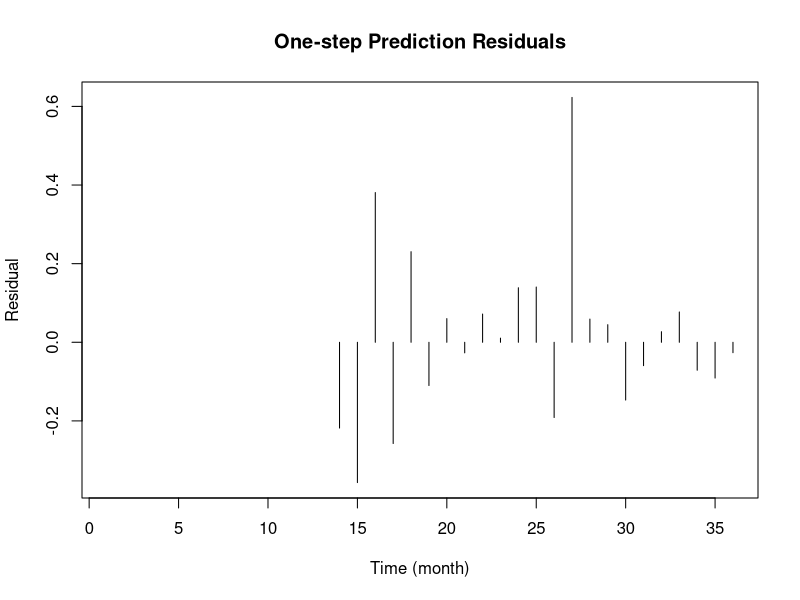
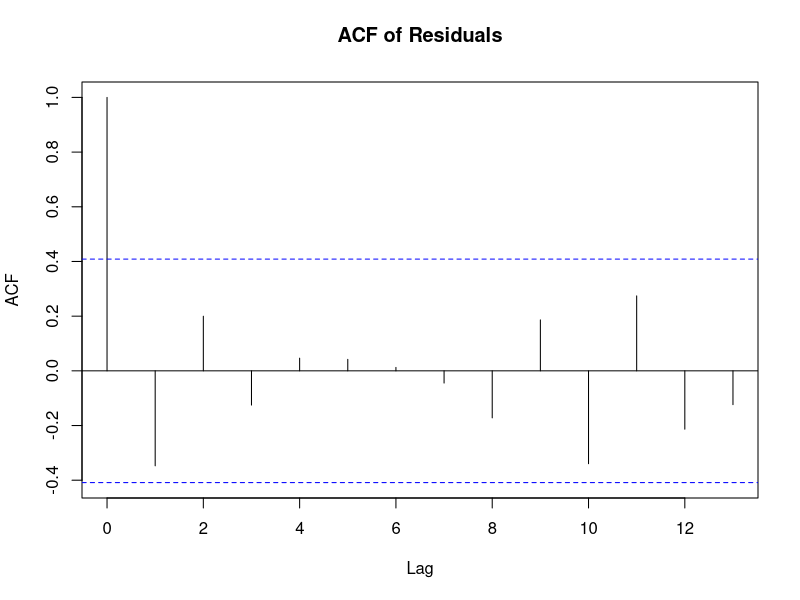
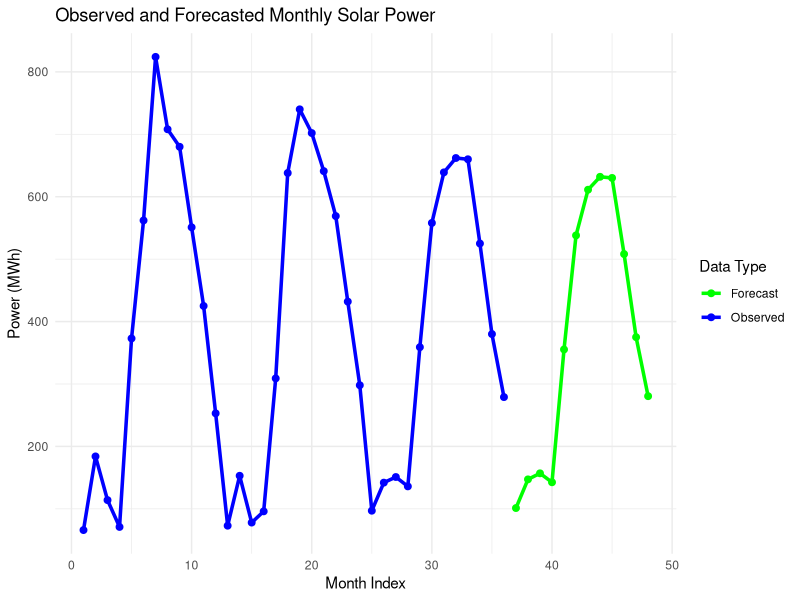
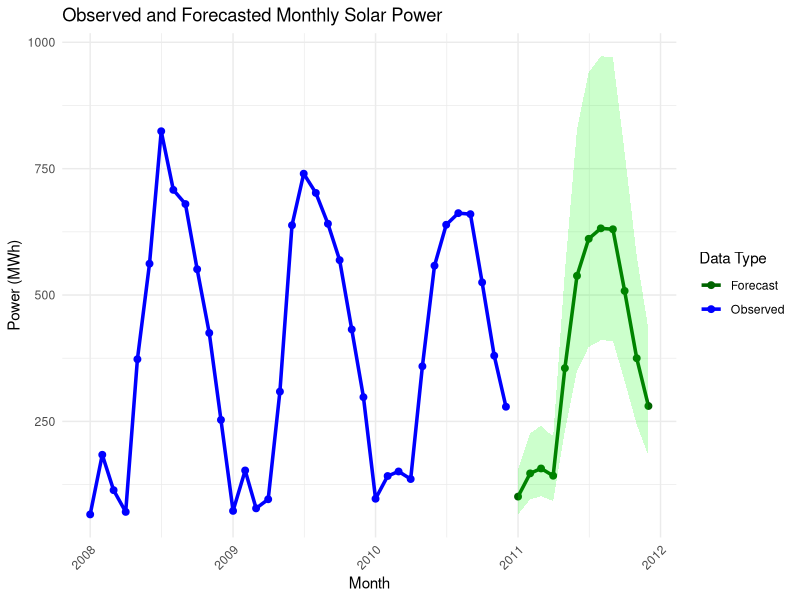

The R script that drew these images, in order:
# Set working directory and load data
setwd("C:/Users/sofie/OneDrive/Time Series Analysis/02147/Assignment 3")
D <- read.csv("datasolar.csv")

# Define model parameters
phi1 <- -0.38
Phi1 <- -0.94
mu <- 5.72
sigma <- 0.22

# Compute X_t = log(Y_t) - mu
D$X <- log(D$power) - mu

# Preallocate residual vector
residuals <- rep(NA, nrow(D))

# Loop over valid time steps: t = 13 to 35 → residuals for t+1 = 14 to 36
for (t in 13:(nrow(D) - 1)) {
  X_t1 <- D$X[t + 1]         # X_{t+1}
  X_t  <- D$X[t]             # X_t
  X_tm11 <- D$X[t - 11]      # X_{t-11}
  X_tm12 <- D$X[t - 12]      # X_{t-12}

  # Prediction based on model
  X_pred <- -phi1 * X_t - Phi1 * X_tm11 - phi1*Phi1 * X_tm12

  # Residual
  residuals[t + 1] <- X_t1 - X_pred
}

# Add residuals to data frame
D$residuals <- residuals

sum(!is.na(D$residuals)) 

# Plot residuals
plot(D$residuals, type = "h", main = "One-step Prediction Residuals", ylab = "Residual", xlab = "Time (month)")

# Plot ACF
acf(na.omit(D$residuals), main = "ACF of Residuals")


# 2.2 Forecast next 12 months from t = 36 (i.e. months 37 to 48)

# Extend X vector with room for 12 new predictions
X_extended <- c(D$X, rep(NA, 12))

# Forecast step-by-step using previous values (observed or predicted)
for (k in 1:12) {
  t_k <- 36 + k
  
  X_tkm1  <- X_extended[t_k - 1]   # X_{t+k-1}
  X_tkm12 <- X_extended[t_k - 12]  # X_{t+k-12}
  X_tkm13 <- X_extended[t_k - 13]  # X_{t+k-13}
  
  # Forecast using SAR(1)(1)_12 model
  X_extended[t_k] <- 0.38 * X_tkm1 + 0.94 * X_tkm12 - 0.3572 * X_tkm13
}

# Convert forecasted log-values to actual power
Y_forecast <- exp(X_extended[37:48] + mu)

# Make table
forecast_table <- data.frame(
  Month = 36 + 1:12,
  Forecast_MWh = round(Y_forecast, 2)
)

print(forecast_table)

library(ggplot2)

# Combine original and forecasted data into one data frame
D$index <- 1:nrow(D)
D_forecast <- data.frame(
  index = 37:48,
  power = Y_forecast,
  source = "Forecast"
)
D$source <- "Observed"

# Combine both
D_all <- rbind(
  D[, c("index", "power", "source")],
  D_forecast
)

# Plot using ggplot2
ggplot(D_all, aes(x = index, y = power, color = source)) +
  geom_line(linewidth = 1.2) +
  geom_point(size = 2) +
  labs(
    title = "Observed and Forecasted Monthly Solar Power",
    x = "Month Index",
    y = "Power (MWh)",
    color = "Data Type"
  ) +
  scale_color_manual(values = c("Observed" = "blue", "Forecast" = "green")) +
  theme_minimal()






2.3
library(ggplot2)
library(lubridate)

# Create forecast interval
log_forecast_upper <- X_extended[37:48] + qnorm(0.975) * sigma
log_forecast_lower <- X_extended[37:48] - qnorm(0.975) * sigma

# Transform back to power
power_upper <- exp(log_forecast_upper + mu)
power_lower <- exp(log_forecast_lower + mu)

# Create month labels from original data
start_date <- ymd(paste(D$year[1], D$month[1], "01", sep = "-"))
date_seq <- seq.Date(from = start_date, by = "month", length.out = 48)

# Forecast data frame
D_forecast <- data.frame(
  date = date_seq[37:48],
  power = Y_forecast,
  lower = power_lower,
  upper = power_upper,
  source = "Forecast"
)

# Observed data frame
D_obs <- data.frame(
  date = date_seq[1:36],
  power = D$power,
  lower = NA,
  upper = NA,
  source = "Observed"
)

# Combine
D_all <- rbind(D_obs, D_forecast)

# Plot
ggplot(D_all, aes(x = date, y = power, color = source)) +
  geom_line(linewidth = 1.2) +
  geom_point(size = 2) +
  geom_ribbon(
    data = D_forecast,
    aes(x = date, ymin = lower, ymax = upper),
    fill = "green",
    alpha = 0.2,
    inherit.aes = FALSE
  ) +
  labs(
    title = "Observed and Forecasted Monthly Solar Power",
    x = "Month",
    y = "Power (MWh)",
    color = "Data Type"
  ) +
  scale_color_manual(values = c("Observed" = "blue", "Forecast" = "darkgreen")) +
  theme_minimal() +
  theme(axis.text.x = element_text(angle = 45, hjust = 1))

